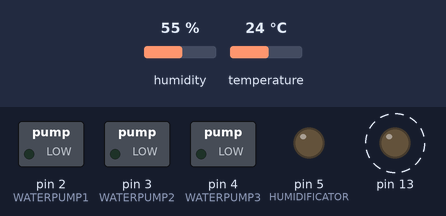
The sketch below on a simulated Arduino Uno, built with avr-gcc and run on an emulated ATmega328P. Parts: switched loads named in the sketch (green lamp = pin HIGH), output pins drawn as LEDs (lit = HIGH). Dashed ring = blinking. The inputs (shaded band) are chosen by the test bench; at power-on: humidity 55 %, temperature 24 °C. What the sketch prints to the serial monitor is not drawn.

Above: at 6.1 s.
Timing chart, 0 to 10.1 s (numbered marks = the images above):
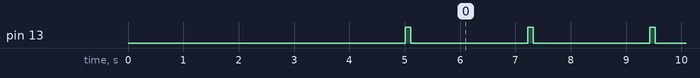

The sketch:

serialesp.ino
```cpp
#include <ArduinoJson.h>
#include "DHT.h"

#define HYGROPIN1 A0
#define HYGROPIN2 A1
#define HYGROPIN3 A2

#define WATERPUMP1 2
#define WATERPUMP2 3
#define WATERPUMP3 4
#define HUMIDIFICATOR 5
#define HALOPIN 6
#define DHTPIN 7

#define DHTTYPE DHT22

#define MAX_HYGRO 560
#define MIN_HYGRO 100

DHT dht(DHTPIN, DHTTYPE);

int hygroActivated[3];
int hygroRequired;
float hygro[3];

int humidityRequired;
int humidityActivated;

float temperature;
float humidity;

int waterEmpty;

void setup() {
  Serial.begin(115200);
  pinMode(HUMIDIFICATOR, OUTPUT);
  pinMode(WATERPUMP1, OUTPUT);
  pinMode(WATERPUMP2, OUTPUT);
  pinMode(WATERPUMP3, OUTPUT);
  pinMode(HALOPIN, INPUT);
  pinMode(13, OUTPUT);

  waterEmpty = 0;

  dht.begin();
  delay(5000);
}

void loop() {
  humidity = dht.readHumidity();
  temperature = dht.readTemperature();
  //waterEmpty = digitalRead(HALOPIN);

  if (hygroActivated[0])
    hygro[0] = map(MAX_HYGRO - analogRead(HYGROPIN1), MIN_HYGRO, MAX_HYGRO, 0, 100);
  if (hygroActivated[1])
    hygro[1] = map(MAX_HYGRO - analogRead(HYGROPIN2), MIN_HYGRO, MAX_HYGRO, 0, 100);
  if (hygroActivated[2])
    hygro[2] = map(MAX_HYGRO - analogRead(HYGROPIN3), MIN_HYGRO, MAX_HYGRO, 0, 100);
  if (hygroActivated[0] && hygro[0] < hygroRequired && !waterEmpty)
    digitalWrite(WATERPUMP1, HIGH);
  if (hygroActivated[1] && hygro[1] < hygroRequired && !waterEmpty)
    digitalWrite(WATERPUMP2, HIGH);
  if (hygroActivated[2] && hygro[2] < hygroRequired && !waterEmpty)
    digitalWrite(WATERPUMP2, HIGH);
  if (hygroActivated[0] && hygro[0] > hygroRequired)
    digitalWrite(WATERPUMP1, LOW);
  if (hygroActivated[1] && hygro[1] > hygroRequired)
    digitalWrite(WATERPUMP2, LOW);
  if (hygroActivated[2] && hygro[2] > hygroRequired)
    digitalWrite(WATERPUMP3, LOW);

  if (humidityActivated && humidity < humidityRequired && !waterEmpty)
    digitalWrite(HUMIDIFICATOR, HIGH);
  else
    digitalWrite(HUMIDIFICATOR, LOW);

  sendInfoToESP();
  checkInfoFromESP();
  delay(2000);
}

void sendInfoToESP()
{
  DynamicJsonBuffer jbuffer;
  JsonObject& root = jbuffer.createObject();
  root["t"] = temperature;
  root["h"] = humidity;
  root["w"] = waterEmpty;
  root["hy1"] = hygro[0];
  root["hy2"] = hygro[1];
  root["hy3"] = hygro[2];

  root.printTo(Serial);
  Serial.println();
}

void checkInfoFromESP()
{
  bool StringReady;
  String jsonString ="";

  digitalWrite(13, HIGH);
  delay(100);
  digitalWrite(13, LOW);
  delay(100);
  digitalWrite(13, HIGH);
  while (Serial.available()){
   jsonString =Serial.readString();
   StringReady = true;
  }
  if (StringReady){
    //Serial.println(jsonString);
    StaticJsonBuffer<200> jsonBuffer;
    JsonObject& root = jsonBuffer.parseObject(jsonString);
    if (!root.success()) {
        //Serial.println("Failed to parse config file");
        digitalWrite(13, LOW);
        return ;
    }
    digitalWrite(13, HIGH);
    //Serial.println("PARSED");
    humidityRequired = root["humr"];
    humidityActivated = root["huma"];
    hygroRequired = root["hyr"];
    hygroActivated[0] = root["hy1"];
    hygroActivated[1] = root["hy2"];
    hygroActivated[2] = root["hy3"];
  }
}
```

Measured:
- by itself, pin 13: alternates HIGH for 0.10 s and LOW for 2.1 s
